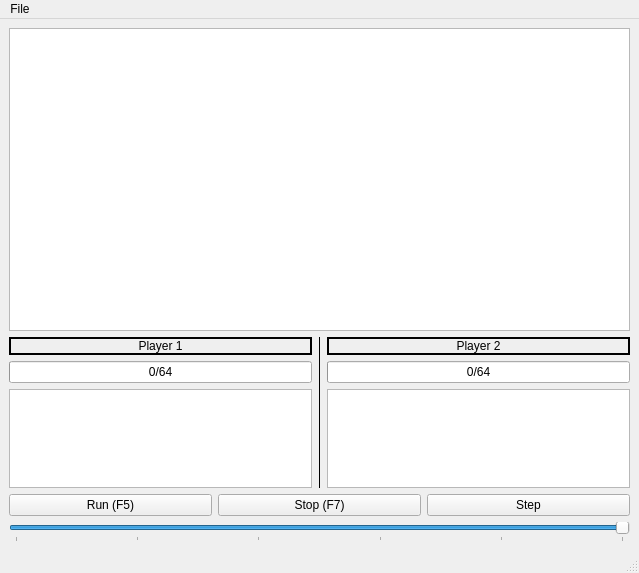
<?xml version="1.0" encoding="UTF-8"?>
<ui version="4.0">
 <class>MainWindow</class>
 <widget class="QMainWindow" name="MainWindow">
  <property name="geometry">
   <rect>
    <x>0</x>
    <y>0</y>
    <width>639</width>
    <height>573</height>
   </rect>
  </property>
  <property name="windowTitle">
   <string>CoreWar</string>
  </property>
  <widget class="QWidget" name="centralwidget">
   <layout class="QGridLayout" name="gridLayout">
    <item row="0" column="0">
     <layout class="QVBoxLayout" name="verticalLayout_3" stretch="4,2,0">
      <item>
       <widget class="QGraphicsView" name="graphicsView">
        <property name="sizePolicy">
         <sizepolicy hsizetype="Expanding" vsizetype="MinimumExpanding">
          <horstretch>0</horstretch>
          <verstretch>0</verstretch>
         </sizepolicy>
        </property>
        <property name="minimumSize">
         <size>
          <width>0</width>
          <height>0</height>
         </size>
        </property>
        <property name="verticalScrollBarPolicy">
         <enum>Qt::ScrollBarAlwaysOff</enum>
        </property>
        <property name="horizontalScrollBarPolicy">
         <enum>Qt::ScrollBarAlwaysOff</enum>
        </property>
        <property name="sizeAdjustPolicy">
         <enum>QAbstractScrollArea::AdjustIgnored</enum>
        </property>
        <property name="backgroundBrush">
         <brush brushstyle="NoBrush">
          <color alpha="255">
           <red>0</red>
           <green>0</green>
           <blue>0</blue>
          </color>
         </brush>
        </property>
        <property name="foregroundBrush">
         <brush brushstyle="NoBrush">
          <color alpha="255">
           <red>255</red>
           <green>255</green>
           <blue>255</blue>
          </color>
         </brush>
        </property>
        <property name="interactive">
         <bool>false</bool>
        </property>
        <property name="sceneRect">
         <rectf>
          <x>0.000000000000000</x>
          <y>0.000000000000000</y>
          <width>0.000000000000000</width>
          <height>0.000000000000000</height>
         </rectf>
        </property>
        <property name="viewportUpdateMode">
         <enum>QGraphicsView::MinimalViewportUpdate</enum>
        </property>
       </widget>
      </item>
      <item>
       <layout class="QHBoxLayout" name="horizontalLayout" stretch="0,0,0">
        <property name="spacing">
         <number>6</number>
        </property>
        <property name="topMargin">
         <number>0</number>
        </property>
        <item>
         <layout class="QVBoxLayout" name="verticalLayout" stretch="0,0,0">
          <item>
           <widget class="QLabel" name="p1Label">
            <property name="sizePolicy">
             <sizepolicy hsizetype="Preferred" vsizetype="Fixed">
              <horstretch>0</horstretch>
              <verstretch>0</verstretch>
             </sizepolicy>
            </property>
            <property name="autoFillBackground">
             <bool>false</bool>
            </property>
            <property name="frameShape">
             <enum>QFrame::WinPanel</enum>
            </property>
            <property name="text">
             <string>Player 1</string>
            </property>
            <property name="alignment">
             <set>Qt::AlignCenter</set>
            </property>
            <property name="margin">
             <number>0</number>
            </property>
           </widget>
          </item>
          <item>
           <widget class="QProgressBar" name="p1ProcessesBar">
            <property name="toolTip">
             <string>Player 1's processes</string>
            </property>
            <property name="maximum">
             <number>64</number>
            </property>
            <property name="value">
             <number>0</number>
            </property>
            <property name="format">
             <string>%v/%m</string>
            </property>
           </widget>
          </item>
          <item>
           <widget class="QPlainTextEdit" name="p1Log">
            <property name="sizePolicy">
             <sizepolicy hsizetype="Preferred" vsizetype="Preferred">
              <horstretch>0</horstretch>
              <verstretch>0</verstretch>
             </sizepolicy>
            </property>
            <property name="toolTip">
             <string>Player 1 log</string>
            </property>
            <property name="lineWrapMode">
             <enum>QPlainTextEdit::NoWrap</enum>
            </property>
            <property name="readOnly">
             <bool>true</bool>
            </property>
           </widget>
          </item>
         </layout>
        </item>
        <item>
         <widget class="Line" name="line">
          <property name="sizePolicy">
           <sizepolicy hsizetype="Fixed" vsizetype="Ignored">
            <horstretch>0</horstretch>
            <verstretch>2</verstretch>
           </sizepolicy>
          </property>
          <property name="frameShadow">
           <enum>QFrame::Plain</enum>
          </property>
          <property name="lineWidth">
           <number>1</number>
          </property>
          <property name="orientation">
           <enum>Qt::Vertical</enum>
          </property>
         </widget>
        </item>
        <item>
         <layout class="QVBoxLayout" name="verticalLayout_2" stretch="0,0,0">
          <item>
           <widget class="QLabel" name="p2Label">
            <property name="sizePolicy">
             <sizepolicy hsizetype="Preferred" vsizetype="Fixed">
              <horstretch>0</horstretch>
              <verstretch>0</verstretch>
             </sizepolicy>
            </property>
            <property name="autoFillBackground">
             <bool>false</bool>
            </property>
            <property name="frameShape">
             <enum>QFrame::WinPanel</enum>
            </property>
            <property name="text">
             <string>Player 2</string>
            </property>
            <property name="alignment">
             <set>Qt::AlignCenter</set>
            </property>
           </widget>
          </item>
          <item>
           <widget class="QProgressBar" name="p2ProcessesBar">
            <property name="toolTip">
             <string>Player 2's processes</string>
            </property>
            <property name="maximum">
             <number>64</number>
            </property>
            <property name="value">
             <number>0</number>
            </property>
            <property name="format">
             <string>%v/%m</string>
            </property>
           </widget>
          </item>
          <item>
           <widget class="QPlainTextEdit" name="p2Log">
            <property name="sizePolicy">
             <sizepolicy hsizetype="Preferred" vsizetype="Preferred">
              <horstretch>0</horstretch>
              <verstretch>0</verstretch>
             </sizepolicy>
            </property>
            <property name="toolTip">
             <string>Player 2 log</string>
            </property>
            <property name="lineWrapMode">
             <enum>QPlainTextEdit::NoWrap</enum>
            </property>
            <property name="readOnly">
             <bool>true</bool>
            </property>
           </widget>
          </item>
         </layout>
        </item>
       </layout>
      </item>
      <item>
       <layout class="QHBoxLayout" name="horizontalLayout_2">
        <item>
         <widget class="QPushButton" name="runButton">
          <property name="sizePolicy">
           <sizepolicy hsizetype="Expanding" vsizetype="Fixed">
            <horstretch>0</horstretch>
            <verstretch>0</verstretch>
           </sizepolicy>
          </property>
          <property name="toolTip">
           <string>Run program</string>
          </property>
          <property name="text">
           <string>Run (F5)</string>
          </property>
          <property name="icon">
           <iconset theme="media-playback-start">
            <normaloff>.</normaloff>.</iconset>
          </property>
          <property name="shortcut">
           <string>F5</string>
          </property>
         </widget>
        </item>
        <item>
         <widget class="QPushButton" name="stopButton">
          <property name="sizePolicy">
           <sizepolicy hsizetype="Expanding" vsizetype="Fixed">
            <horstretch>0</horstretch>
            <verstretch>0</verstretch>
           </sizepolicy>
          </property>
          <property name="toolTip">
           <string>Stop execution</string>
          </property>
          <property name="text">
           <string>Stop (F7)</string>
          </property>
          <property name="icon">
           <iconset theme="media-playback-pause">
            <normaloff>.</normaloff>.</iconset>
          </property>
          <property name="shortcut">
           <string>F7</string>
          </property>
          <property name="checkable">
           <bool>false</bool>
          </property>
          <property name="checked">
           <bool>false</bool>
          </property>
          <property name="autoDefault">
           <bool>false</bool>
          </property>
          <property name="default">
           <bool>false</bool>
          </property>
          <property name="flat">
           <bool>false</bool>
          </property>
         </widget>
        </item>
        <item>
         <widget class="QPushButton" name="stepButton">
          <property name="sizePolicy">
           <sizepolicy hsizetype="Expanding" vsizetype="Fixed">
            <horstretch>0</horstretch>
            <verstretch>0</verstretch>
           </sizepolicy>
          </property>
          <property name="toolTip">
           <string>Execute one machine cycle</string>
          </property>
          <property name="text">
           <string>Step</string>
          </property>
          <property name="checkable">
           <bool>false</bool>
          </property>
          <property name="checked">
           <bool>false</bool>
          </property>
          <property name="autoRepeat">
           <bool>true</bool>
          </property>
         </widget>
        </item>
       </layout>
      </item>
     </layout>
    </item>
    <item row="1" column="0">
     <widget class="QSlider" name="speedSlider">
      <property name="minimum">
       <number>1</number>
      </property>
      <property name="maximum">
       <number>6</number>
      </property>
      <property name="pageStep">
       <number>3</number>
      </property>
      <property name="sliderPosition">
       <number>6</number>
      </property>
      <property name="orientation">
       <enum>Qt::Horizontal</enum>
      </property>
      <property name="tickPosition">
       <enum>QSlider::TicksBelow</enum>
      </property>
      <property name="tickInterval">
       <number>1</number>
      </property>
     </widget>
    </item>
   </layout>
  </widget>
  <widget class="QMenuBar" name="menubar">
   <property name="geometry">
    <rect>
     <x>0</x>
     <y>0</y>
     <width>639</width>
     <height>25</height>
    </rect>
   </property>
   <widget class="QMenu" name="menuFile">
    <property name="title">
     <string>File</string>
    </property>
    <addaction name="actionAssemble_And_Load_Player_1"/>
    <addaction name="actionAssemble_And_Load_Player_2"/>
    <addaction name="actionReset"/>
    <addaction name="separator"/>
    <addaction name="actionExit"/>
   </widget>
   <addaction name="menuFile"/>
  </widget>
  <widget class="QStatusBar" name="statusbar"/>
  <action name="actionAssemble_And_Load_Player_1">
   <property name="text">
    <string>Assemble And Load Player 1</string>
   </property>
  </action>
  <action name="actionAssemble_And_Load_Player_2">
   <property name="text">
    <string>Assemble And Load Player 2</string>
   </property>
  </action>
  <action name="actionExit">
   <property name="text">
    <string>Exit</string>
   </property>
  </action>
  <action name="actionReset">
   <property name="text">
    <string>Reset</string>
   </property>
  </action>
 </widget>
 <tabstops>
  <tabstop>graphicsView</tabstop>
  <tabstop>p1Log</tabstop>
  <tabstop>p2Log</tabstop>
  <tabstop>runButton</tabstop>
  <tabstop>stopButton</tabstop>
  <tabstop>stepButton</tabstop>
 </tabstops>
 <resources/>
 <connections/>
</ui>
